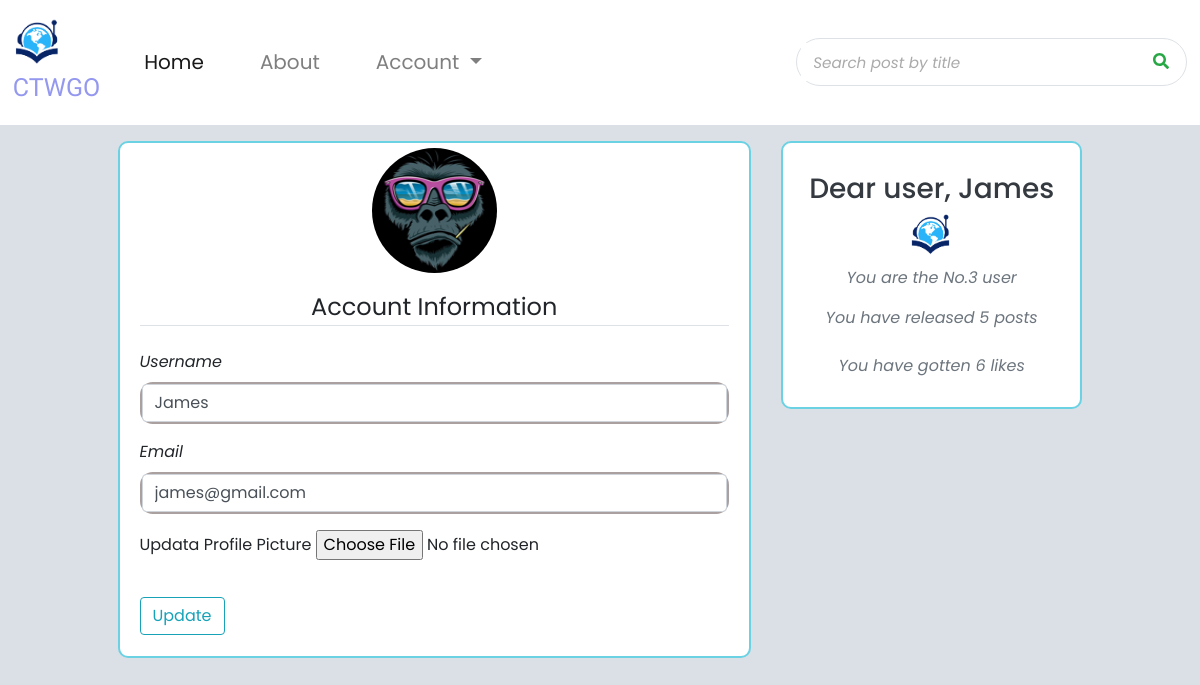
Screenshot of /account (signed in) with the database file from the repository.
### ctwgo/models.py (models this page shows, shortened)
class User(db.Model, UserMixin):
	id = db.Column(db.Integer, primary_key=True)
	username = db.Column(db.String(20), unique=True, nullable=False)
	email = db.Column(db.String(120), unique=True, nullable=False)
	image_file = db.Column(db.String(20), nullable=False, default='default.jpg')
	password = db.Column(db.String(60), nullable=False)
	posts = db.relationship('Post', backref='author', lazy=True)
	comments = db.relationship('Comment', backref='author', lazy=True)
	def rank_like(self):
		like_number = 0
		posts = Post.query.filter_by(user_id=self.id).all()
		for post in posts:
			likes = Like.query.filter_by(post_id=post.id).filter_by(like=True).all()
			like_number += len(likes)
		return self.username,like_number
	def rank_post(self):
		posts = Post.query.filter_by(user_id=self.id).all()
		return len(posts)

class Post(db.Model, UserMixin):
	id = db.Column(db.Integer, primary_key=True)
	title = db.Column(db.String(100), nullable=False)
	date_posted = db.Column(db.DateTime, nullable=False, default=datetime.utcnow)
	content = db.Column(db.Text, nullable=False)
	picture_file = db.Column(db.String(40), nullable=True)
	user_id = db.Column(db.Integer, db.ForeignKey('user.id'), nullable=False)
	comments = db.relationship('Comment', backref='post', lazy=True)

### ctwgo/users/routes.py (the view)
@users.route("/account", methods=['GET', 'POST'])
@login_required
def account():
	form = UpdateAccountForm()
	if form.validate_on_submit():
		if form.picture.data:
			picture_file = save_picture(form.picture.data)
			current_user.image_file = picture_file
		current_user.username = form.username.data
		current_user.email = form.email.data
		db.session.commit()
		flash('Your account has been updated!', 'light')
		return redirect(url_for('users.account'))
	elif request.method == 'GET':
		form.username.data = current_user.username
		form.email.data = current_user.email
	image_file = url_for('static', filename='profile_pics/' + current_user.image_file)
	return render_template('account.html', title='Account', image_file=image_file,form=form)

### ctwgo/users/forms.py (shortened to what this page needs)
class UpdateAccountForm(FlaskForm):
	username = StringField('Username', validators=[DataRequired(), Length(min=2, max=7)])
	email = StringField('Email', validators=[DataRequired(), Email()])
	picture = FileField('Updata Profile Picture', validators=[FileAllowed(['jpg','png'])])
	submit = SubmitField('Update')

### ctwgo/models.py (called while the page is built)
@login_manager.user_loader
def load_user(user_id):
	return User.query.get(int(user_id))

### ctwgo/templates/account.html (shortened to what this page needs)
{% extends "layout.html" %}
{% block content %}
	<div class="content-section">
		<div class="media">
			<div class="media-body ml-0">
				<img class="rounded-circle account-img mx-auto d-block mr-3" src="{{ image_file }}">
			</div>
		</div>
		<form method="POST" action="" enctype="multipart/form-data">
			<fieldset class="form-group">
				<legend class="border-bottom mb-4 text-center">Account Information</legend>
				<div class="form-group">
					{{ form.username.label(class="form-control-label font-italic") }}
					{% if form.username.errors %}
						<div class="text-box">
							{{ form.username(class="form-control", placeholder="Username") }}
						</div>
						<div class="custom-error-feedback">
							{% for error in form.username.errors %}
								 <span>{{ error }}</span>
							{% endfor %}
						</div>
					{% else %}
						<div class="text-box">
							{{ form.username(class="form-control ", placeholder="Username") }}
						</div>
					{% endif %}
				</div>
				<div class="form-group">
					{{ form.email.label(class="form-control-label font-italic") }}
					{% if form.email.errors %}
						<div class="text-box">
							{{ form.email(class="form-control", placeholder="Email") }}
						</div>
						<div class="custom-error-feedback">
							{% for error in form.email.errors %}
								 <span>{{ error }}</span>
							{% endfor %}
						</div>
					{% else %}
						<div class="text-box">
							{{ form.email(class="form-control ", placeholder="Email") }}
						</div>
					{% endif %}
				</div>
				<div class="form-group">
					{{ form.picture.label() }}
					{{ form.picture(class="form-control-file.") }}
					<br>
				</div>
			</fieldset>
			<div class="form-group">
				{{ form.submit(class="btn btn-outline-info") }}
			</div>
		</form>
	</div>
{% endblock content%}
{% block sidebar_content2 %}
	<div class="content-section text-muted">
        <div class="d-flex justify-content-center mt-4">
            <h3 class="text-dark">Dear user, {{current_user.username}} </h3>
        </div>
        <img src="{{ url_for('static', filename='img/logo.png') }}" width="45" height="45" class="d-inline-block align-top" alt="">
		<ul class="pl-0">
			<li class="mt-2 mb-2 font-italic"><p>You are the No.{{current_user.id}} user</p></li>
			<li class="mb-4 font-italic"><p>You have released {{current_user.rank_post()}} posts</p></li>
			<li class="mb-4 font-italic"><p>You have gotten {{current_user.rank_like()[1]}} likes</p></li>
		</ul>
	</div>
{% endblock sidebar_content2 %}

### ctwgo/static/main.css (style rules this page uses)
html, body { font-family: 'Poppins', sans-serif; background-color: #DAE0E6; }
ul { list-style-type: none; }
.form-control::placeholder { font-size: 0.95rem; color: #aaa; font-style: italic; }
.content-section { background: #ffffff; padding: 5px 20px; border: 2px solid rgb(107, 210, 228); border-radius: 10px; margin-bottom: 20px; }
.account-img { height: 125px; width: 125px; margin-bottom: 16px; }
.text-box { border-radius: 0.8rem; border: 2px solid rgb(170, 160, 160); }

### rows the page displays
User: username "James", email "james@gmail.com", id "3"
Post: id.username "6"

### other values shown
{{ current_user.rank_post() }} "5"
